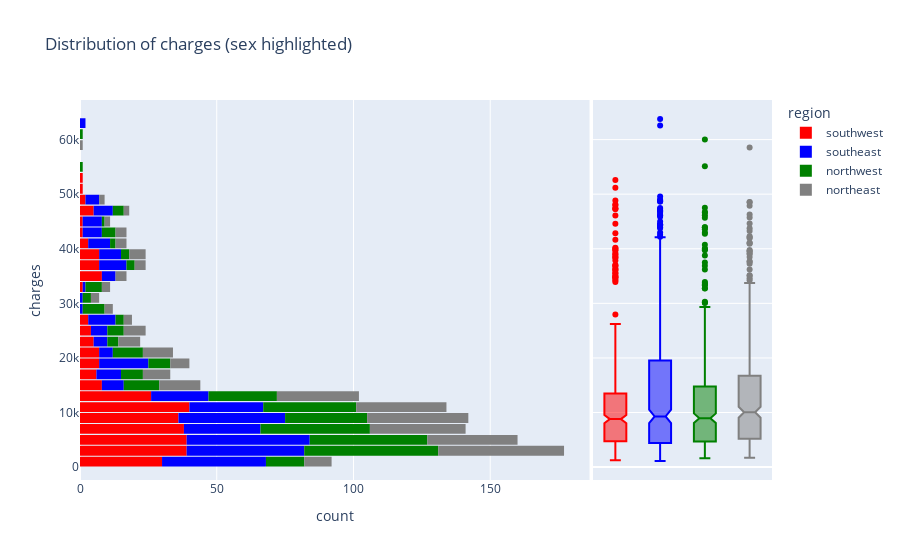

Notebook code cell kept with this figure:
### Code cell
fig = px.histogram(df,
                   y = 'charges',
                   marginal = 'box',
                   color = 'region',
                   color_discrete_sequence=['red', 'blue', 'green', 'grey'],
                   title='Distribution of charges (sex highlighted)')

fig.update_layout(bargap=0.1)
fig.show()

### Figure 1 — Plotly figure (JSON) as saved in the notebook; plotly's stock layout.template omitted (floating-point values rounded to 4 significant figures; data arrays with more than 128 entries replaced by an {"elided": "..."} marker saying what was removed)
{"data": [{"alignmentgroup": "True", "bingroup": "y", "hovertemplate": "region=southwest<br>count=%{x}<br>charges=%{y}<extra></extra>", "legendgroup": "southwest", "marker": {"color": "red", "pattern": {"shape": ""}}, "name": "southwest", "offsetgroup": "southwest", "orientation": "h", "showlegend": true, "type": "histogram", "xaxis": "x", "y": {"elided": "325 float values"}, "yaxis": "y"}, {"alignmentgroup": "True", "hovertemplate": "region=southwest<br>charges=%{y}<extra></extra>", "legendgroup": "southwest", "marker": {"color": "red"}, "name": "southwest", "notched": true, "offsetgroup": "southwest", "showlegend": false, "type": "box", "xaxis": "x2", "y": {"elided": "325 float values"}, "yaxis": "y2"}, {"alignmentgroup": "True", "bingroup": "y", "hovertemplate": "region=southeast<br>count=%{x}<br>charges=%{y}<extra></extra>", "legendgroup": "southeast", "marker": {"color": "blue", "pattern": {"shape": ""}}, "name": "southeast", "offsetgroup": "southeast", "orientation": "h", "showlegend": true, "type": "histogram", "xaxis": "x", "y": {"elided": "364 float values"}, "yaxis": "y"}, {"alignmentgroup": "True", "hovertemplate": "region=southeast<br>charges=%{y}<extra></extra>", "legendgroup": "southeast", "marker": {"color": "blue"}, "name": "southeast", "notched": true, "offsetgroup": "southeast", "showlegend": false, "type": "box", "xaxis": "x2", "y": {"elided": "364 float values"}, "yaxis": "y2"}, {"alignmentgroup": "True", "bingroup": "y", "hovertemplate": "region=northwest<br>count=%{x}<br>charges=%{y}<extra></extra>", "legendgroup": "northwest", "marker": {"color": "green", "pattern": {"shape": ""}}, "name": "northwest", "offsetgroup": "northwest", "orientation": "h", "showlegend": true, "type": "histogram", "xaxis": "x", "y": {"elided": "325 float values"}, "yaxis": "y"}, {"alignmentgroup": "True", "hovertemplate": "region=northwest<br>charges=%{y}<extra></extra>", "legendgroup": "northwest", "marker": {"color": "green"}, "name": "northwest", "notched": true, "offsetgroup": "northwest", "showlegend": false, "type": "box", "xaxis": "x2", "y": {"elided": "325 float values"}, "yaxis": "y2"}, {"alignmentgroup": "True", "bingroup": "y", "hovertemplate": "region=northeast<br>count=%{x}<br>charges=%{y}<extra></extra>", "legendgroup": "northeast", "marker": {"color": "grey", "pattern": {"shape": ""}}, "name": "northeast", "offsetgroup": "northeast", "orientation": "h", "showlegend": true, "type": "histogram", "xaxis": "x", "y": {"elided": "324 float values"}, "yaxis": "y"}, {"alignmentgroup": "True", "hovertemplate": "region=northeast<br>charges=%{y}<extra></extra>", "legendgroup": "northeast", "marker": {"color": "grey"}, "name": "northeast", "notched": true, "offsetgroup": "northeast", "showlegend": false, "type": "box", "xaxis": "x2", "y": {"elided": "324 float values"}, "yaxis": "y2"}], "layout": {"bargap": 0.1, "barmode": "relative", "legend": {"title": {"text": "region"}, "tracegroupgap": 0}, "title": {"text": "Distribution of charges (sex highlighted)"}, "xaxis": {"anchor": "y", "domain": [0, 0.7363], "title": {"text": "count"}}, "xaxis2": {"anchor": "y2", "domain": [0.7413, 1], "matches": "x2", "showgrid": false, "showline": false, "showticklabels": false, "ticks": ""}, "yaxis": {"anchor": "x", "domain": [0, 1], "title": {"text": "charges"}}, "yaxis2": {"anchor": "x2", "domain": [0, 1], "matches": "y", "showgrid": true, "showticklabels": false}}}
